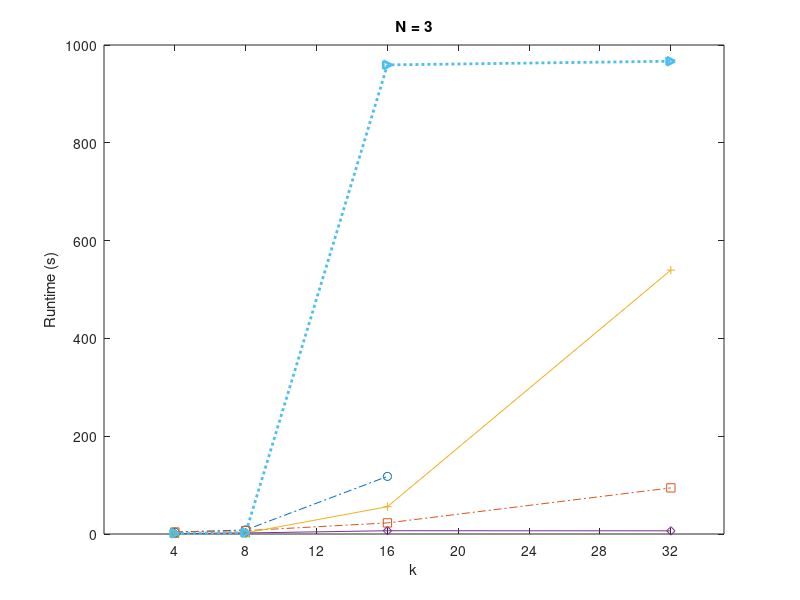
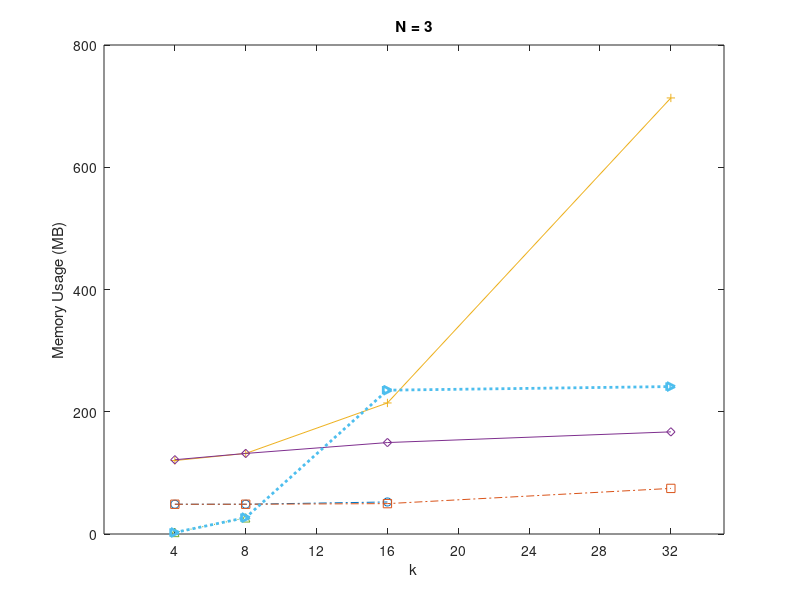

Write MATLAB code to recreate these figures, in order.

%time_safe8 = [1.6 1.1 8.3 6.9 76.1 40.1 344.8 288.8];
time_safe3 = [4.02  8.3 117.8 ];
time_unsafe3 = [ 3.97 6.9 22.7 94.31];
hycomp_time_safe3 = [0.51 2.2 55.8 539.7];
hycomp_time_unsafe3 = [ 0.51 2.1 6.7 6.5];
dreach_time_safe3 = [1.4 2.7];
dreach_time_unsafe3 = [ 1.3 2.7 959.3 966.8];
%%%%%
mem_safe3 = [48.7 48.7 52.4 ];
mem_unsafe3 = [48.7 48.7 49.7 74.6];
hycomp_mem_safe3 = [120.2 131.8 214.4 713.4];
hycomp_mem_unsafe3 = [121.5 131.8 149.6 167.1];
dreach_mem_safe3 = [2.5 26.4];
dreach_mem_unsafe3 = [ 2.5 26.8 235.3 241.2];
%%%%%

N = [ 4 8 16 32 ];
N_2 = [ 4 8]; 
N_3 = [ 4 8 16];
% plot runtime at k <= 8
figure
%plot(time_safe3, N, 'LineWidth',1.3); 
%plot(N,time_safe3,'-.ro',N,time_unsafe3,'-.b','LineWidth',2);
plot(N_3,time_safe3,'-.o',N,time_unsafe3,'-.s',N,hycomp_time_safe3,'-+',N,hycomp_time_unsafe3,'-d',...
    N_2,dreach_time_safe3,':^',N,dreach_time_unsafe3,':>','LineWidth',2);
%plot(N,time_safe3,'-ro',N,time_unsafe3,'-.b','LineWidth',2);
%hold on;
%plot(N,hycomp_time_safe3,'-+g',N,hycomp_time_unsafe3,'-dy','LineWidth',2);
ax = gca;
set(ax,'XTick',[ 4 8 12 16 20 24 28 32]);
%
xlabel('k');
ylabel('Runtime (s)');
%legend('QBMC-safe','QBMC-unsafe','HyComp-safe','HyComp-unsafe','dReach-safe','dReach-unsafe','Location','northwest');
title('N = 3');
% plot memmory at k <= 8 [ 4 8 12 16 20 24 28 32]
figure
plot(N_3,mem_safe3,'-.o',N,mem_unsafe3,'-.s',N,hycomp_mem_safe3,'-+',N,hycomp_mem_unsafe3,'-d',...
    N_2,dreach_mem_safe3,':^',N,dreach_mem_unsafe3,':>','LineWidth',2);
ax = gca;
set(ax,'XTick',[ 4 8 12 16 20 24 28 32]);
xlabel('k');
ylabel('Memory Usage (MB)');
%legend('QBMC-safe','QBMC-unsafe','HyComp-safe','HyComp-unsafe','dReach-safe','dReach-unsafe','Location','northwest');
title('N = 3');